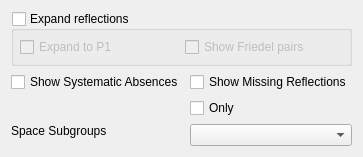
                  <widget class="QWidget" name="tab">
                   <attribute name="title">
                    <string>Expansion</string>
                   </attribute>
                   <layout class="QGridLayout" name="gridLayout_28">
                    <item row="0" column="0" colspan="3" alignment="Qt::AlignTop">
                     <widget class="QGroupBox" name="ExpandReflsGroupBox">
                      <property name="sizePolicy">
                       <sizepolicy hsizetype="Preferred" vsizetype="Fixed">
                        <horstretch>0</horstretch>
                        <verstretch>0</verstretch>
                       </sizepolicy>
                      </property>
                      <property name="title">
                       <string>Expand reflections</string>
                      </property>
                      <property name="checkable">
                       <bool>true</bool>
                      </property>
                      <property name="checked">
                       <bool>false</bool>
                      </property>
                      <layout class="QGridLayout" name="gridLayout_3">
                       <property name="leftMargin">
                        <number>6</number>
                       </property>
                       <property name="topMargin">
                        <number>6</number>
                       </property>
                       <property name="rightMargin">
                        <number>6</number>
                       </property>
                       <property name="bottomMargin">
                        <number>6</number>
                       </property>
                       <item row="0" column="0">
                        <widget class="QCheckBox" name="expandP1checkbox">
                         <property name="toolTip">
                          <string>&lt;html&gt;&lt;head/&gt;&lt;body&gt;&lt;p&gt;Expand reflections from their asymmetric wedge by replicating reflections from succesive rotations operations defined by the spacegroup. If the set of reflections is not symmetry unique some (h,k,l) indices may display more than one reflection.&lt;/p&gt;&lt;/body&gt;&lt;/html&gt;</string>
                         </property>
                         <property name="text">
                          <string>Expand to P1</string>
                         </property>
                        </widget>
                       </item>
                       <item row="0" column="1">
                        <widget class="QCheckBox" name="expandAnomalouscheckbox">
                         <property name="toolTip">
                          <string>&lt;html&gt;&lt;head/&gt;&lt;body&gt;&lt;p&gt;Expand reflections to include -h,-k,-l&lt;/p&gt;&lt;/body&gt;&lt;/html&gt;</string>
                         </property>
                         <property name="text">
                          <string>Show Friedel pairs</string>
                         </property>
                        </widget>
                       </item>
                      </layout>
                     </widget>
                    </item>
                    <item row="2" column="0" alignment="Qt::AlignTop">
                     <widget class="QLabel" name="SpacegroupLabel">
                      <property name="sizePolicy">
                       <sizepolicy hsizetype="Preferred" vsizetype="Fixed">
                        <horstretch>0</horstretch>
                        <verstretch>2</verstretch>
                       </sizepolicy>
                      </property>
                      <property name="text">
                       <string>Space Subgroups</string>
                      </property>
                     </widget>
                    </item>
                    <item row="1" column="0" alignment="Qt::AlignTop">
                     <widget class="QCheckBox" name="sysabsentcheckbox">
                      <property name="text">
                       <string>Show Systematic Absences</string>
                      </property>
                     </widget>
                    </item>
                    <item row="1" column="1" colspan="2" alignment="Qt::AlignTop">
                     <widget class="QWidget" name="widget_3" native="true">
                      <property name="sizePolicy">
                       <sizepolicy hsizetype="Preferred" vsizetype="Fixed">
                        <horstretch>0</horstretch>
                        <verstretch>0</verstretch>
                       </sizepolicy>
                      </property>
                      <layout class="QGridLayout" name="gridLayout_20">
                       <property name="leftMargin">
                        <number>0</number>
                       </property>
                       <property name="topMargin">
                        <number>0</number>
                       </property>
                       <property name="rightMargin">
                        <number>0</number>
                       </property>
                       <property name="bottomMargin">
                        <number>0</number>
                       </property>
                       <item row="0" column="0" rowspan="2" colspan="2">
                        <widget class="QCheckBox" name="missingcheckbox">
                         <property name="toolTip">
                          <string>&lt;html&gt;&lt;head/&gt;&lt;body&gt;&lt;p&gt;Show those reflections not recorded, assuming the set of reflections forms a sphere.&lt;/p&gt;&lt;/body&gt;&lt;/html&gt;</string>
                         </property>
                         <property name="text">
                          <string>Show Missing Reflections</string>
                         </property>
                        </widget>
                       </item>
                       <item row="2" column="0">
                        <widget class="QCheckBox" name="onlymissingcheckbox">
                         <property name="text">
                          <string>Only</string>
                         </property>
                        </widget>
                       </item>
                      </layout>
                     </widget>
                    </item>
                    <item row="2" column="1" colspan="2" alignment="Qt::AlignTop">
                     <widget class="QComboBox" name="SpaceGroupComboBox">
                      <property name="sizePolicy">
                       <sizepolicy hsizetype="Preferred" vsizetype="Fixed">
                        <horstretch>0</horstretch>
                        <verstretch>2</verstretch>
                       </sizepolicy>
                      </property>
                      <property name="toolTip">
                       <string>&lt;html&gt;&lt;head/&gt;&lt;body&gt;&lt;p&gt;Expand the original dataset to a lower symmetry. This dataset can be saved from the menu to a new file.&lt;/p&gt;&lt;/body&gt;&lt;/html&gt;</string>
                      </property>
                     </widget>
                    </item>
                   </layout>
                  </widget>
